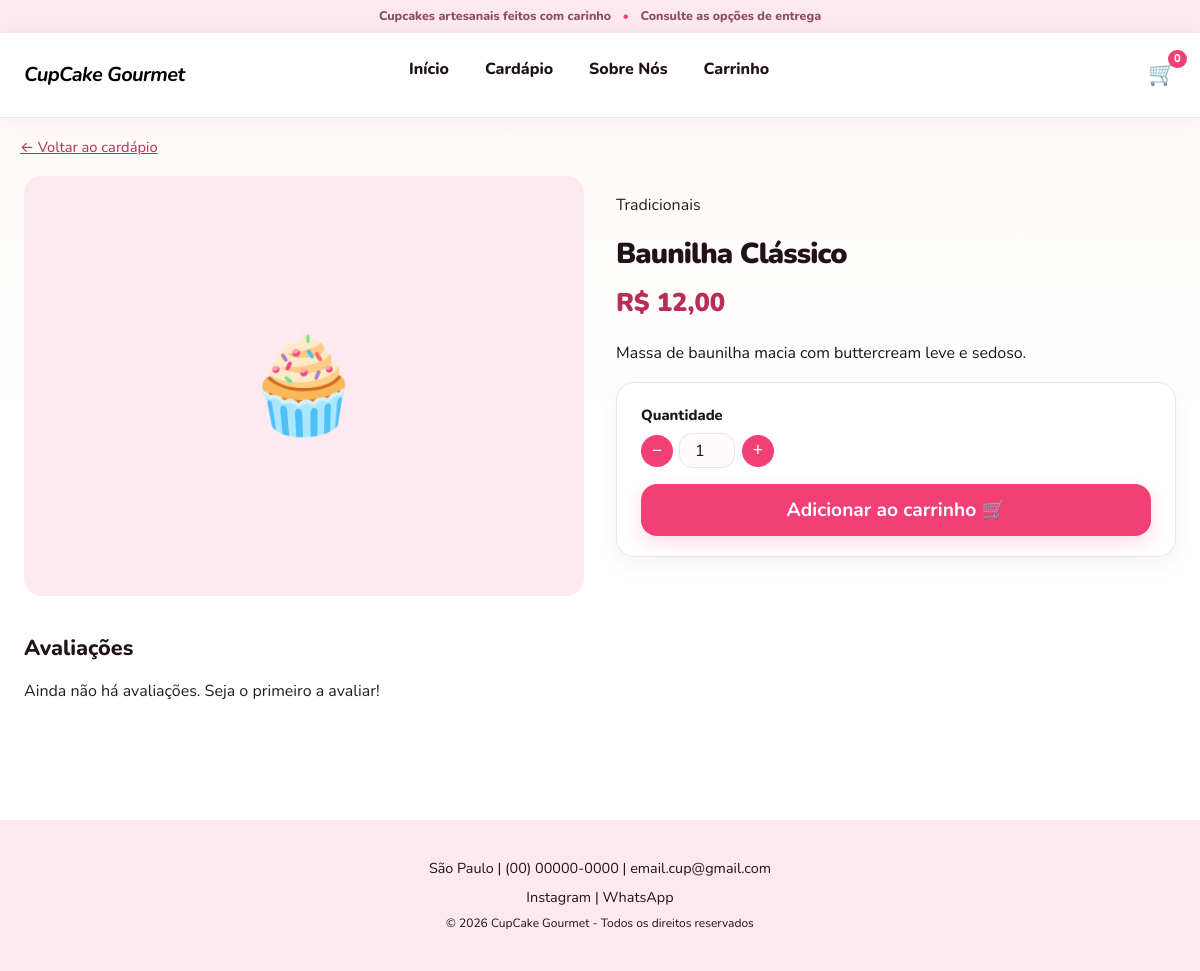
The app's page /produto/2 with its own data.
### tables this page shows
CREATE TABLE IF NOT EXISTS produto (
    id_produto INT AUTO_INCREMENT PRIMARY KEY,
    id_categoria INT NOT NULL,
    nome VARCHAR(120) NOT NULL,
    descricao TEXT,
    preco DECIMAL(10,2) NOT NULL,
    imagem_url VARCHAR(255),
    ativo BOOLEAN NOT NULL DEFAULT TRUE,
    CHECK (preco >= 0),
    FOREIGN KEY (id_categoria) REFERENCES categoria(id_categoria)
);

CREATE TABLE IF NOT EXISTS categoria (
    id_categoria INT AUTO_INCREMENT PRIMARY KEY,
    nome VARCHAR(80) NOT NULL UNIQUE
);

### app/Core/View.php (called while the page is built, shortened)
<?php
final class View
{
    public static function render(string $view, array $dados = [], int $status = 200): void
    {
        $__base = dirname(__DIR__) . '/Views/';
        $__arquivo = $__base . $view . '.php';
        extract($dados, EXTR_SKIP);
        require $__arquivo;
        $conteudo = ob_get_clean();
        require $__base . 'layout.php';
    }
}

### app/Core/Controller.php (called while the page is built, shortened)
<?php
abstract class Controller
{
    protected function view(string $view, array $dados = [], int $status = 200): void
    {
        View::render($view, $dados, $status);
    }
}

### app/Controllers/CardapioController.php (called while the page is built, shortened)
<?php
final class CardapioController extends Controller
{
    public function produto(string $id): void
    {
        $produto = Produto::buscar((int) $id);
        $this->view('produto', [
            'produto'    => $produto,
            'avaliacoes' => Avaliacao::recentes(5, (int) $produto['id_produto']),
        ]);
    }
}

### public/index.php (called while the page is built, shortened)
<?php
require __DIR__ . '/../app/autoload.php';
$router = new Router();
$router->dispatch(
    $_SERVER['REQUEST_METHOD'] ?? 'GET',
    parse_url($_SERVER['REQUEST_URI'] ?? '/', PHP_URL_PATH) ?: '/'
);

### app/autoload.php (called while the page is built, shortened)
<?php
require_once __DIR__ . '/helpers.php';
spl_autoload_register(function (string $classe): void {
    $prefixo = 'App\\';
    $relativo = substr($classe, strlen($prefixo));
    $arquivo = __DIR__ . '/' . str_replace('\\', '/', $relativo) . '.php';
});

### config/config.php (called while the page is built)
<?php
return [
    'app_name' => 'CupCake Gourmet',
    'db' => [
        'host'    => getenv('DB_HOST') ?: '127.0.0.1',
        'port'    => getenv('DB_PORT') ?: '3306',
        'name'    => getenv('DB_NAME') ?: 'cupcake_gourmet',
        'user'    => getenv('DB_USER') ?: 'root',
        'pass'    => getenv('DB_PASS') !== false ? getenv('DB_PASS') : '',
        'charset' => 'utf8mb4',
    ],
];

### app/Core/Config.php (called while the page is built, shortened)
<?php
final class Config
{
    private static ?array $dados = null;
    public static function get(string $chave): mixed
    {
        if (self::$dados === null) {
            self::$dados = require dirname(__DIR__, 2) . '/config/config.php';
        }
        return self::$dados[$chave] ?? null;
    }
}

### app/Core/Database.php (called while the page is built, shortened)
<?php
final class Database
{
    private static ?PDO $pdo = null;
    public static function conn(): PDO
    {
        if (self::$pdo === null) {
            $c = Config::get('db');
            $dsn = sprintf(
                'mysql:host=%s;port=%s;dbname=%s;charset=%s',
                $c['host'], $c['port'], $c['name'], $c['charset']
            );
            self::$pdo = new PDO($dsn, $c['user'], $c['pass'], [
                PDO::ATTR_ERRMODE            => PDO::ERRMODE_EXCEPTION,
                PDO::ATTR_DEFAULT_FETCH_MODE => PDO::FETCH_ASSOC,
                PDO::ATTR_EMULATE_PREPARES   => false,
            ]);
        }
        return self::$pdo;
    }
}

### app/Models/Produto.php (called while the page is built, shortened)
<?php
final class Produto
{
    public static function buscar(int $id): ?array
    {
        $st = Database::conn()->prepare(
            'SELECT p.*, c.nome AS categoria
               FROM produto p
               JOIN categoria c ON c.id_categoria = p.id_categoria
              WHERE p.id_produto = ? AND p.ativo = TRUE'
        );
        $st->execute([$id]);
        return $st->fetch() ?: null;
    }
}

### app/helpers.php (called while the page is built, shortened)
<?php
function e(mixed $valor): string
{
    return htmlspecialchars((string) $valor, ENT_QUOTES | ENT_SUBSTITUTE, 'UTF-8');
}
function dinheiro(float|int|string $valor): string
{
    return 'R$ ' . number_format((float) $valor, 2, ',', '.');
}
function cart_count(): int
{
    try {
        return \App\Models\Carrinho::quantidadeTotal();
    } catch (\Throwable) {
        return 0;
    }
}

### app/Models/Carrinho.php (called while the page is built, shortened)
<?php
final class Carrinho
{
    public static function id(): ?int
    {
        return isset($_SESSION['id_carrinho']) ? (int) $_SESSION['id_carrinho'] : null;
    }
    public static function quantidadeTotal(): int
    {
        $id = self::id();
        if ($id === null) {
            return 0;
        }
        $st = Database::conn()->prepare(
            'SELECT COALESCE(SUM(quantidade), 0) FROM item_carrinho WHERE id_carrinho = ?'
        );
        $st->execute([$id]);
        return (int) $st->fetchColumn();
    }
}

### app/Views/produto.php (the view, shortened to what this page needs)
<p style="padding: 0 20px;">
    <a class="link" href="/cardapio">← Voltar ao cardápio</a>
</p>
<section class="detalhe">
    <div class="detalhe-img">
        <?php if (!empty($produto['imagem_url'])): ?>
            <img src="<?= e(asset_url($produto['imagem_url'])) ?>" alt="<?= e($produto['nome']) ?>">
        <?php else: ?>
            <span class="placeholder grande" aria-hidden="true">🧁</span>
        <?php endif; ?>
    </div>
    <div>
        <p class="muted"><?= e($produto['categoria']) ?></p>
        <h1><?= e($produto['nome']) ?></h1>
        <p class="preco grande"><?= dinheiro($produto['preco']) ?></p>
        <?php if (!empty($produto['descricao'])): ?><p><?= e($produto['descricao']) ?></p><?php endif; ?>
        <form method="post" action="/carrinho/adicionar" class="formulario">
            <label>Quantidade
                <span class="qtd" data-qty>
                    <button type="button" data-minus aria-label="Diminuir">−</button>
                    <input type="number" name="quantidade" value="1" min="1" max="99" inputmode="numeric">
                    <button type="button" data-plus aria-label="Aumentar">+</button>
                </span>
            </label>
            <button class="btn btn-bloco" type="submit">Adicionar ao carrinho 🛒</button>
        </form>
    </div>
</section>
<?php include __DIR__ . '/_avaliacoes.php'; ?>

### app/Views/_avaliacoes.php (shortened to what this page needs)
<section class="avaliacoes" aria-labelledby="titulo-avaliacoes">
    <h2 id="titulo-avaliacoes">Avaliações</h2>
    <?php if (empty($avaliacoes)): ?>
        <p class="muted">Ainda não há avaliações. Seja o primeiro a avaliar!</p>
    <?php endif; ?>
</section>

### app/Core/Router.php (shortened to what this page needs)
<?php
final class Router
{
    private array $rotas = [];
    private function adicionar(string $metodo, string $padrao, array $acao): void
    {
        $regex = '#^' . preg_replace('#\{(\w+)\}#', '(?P<$1>[^/]+)', $padrao) . '$#';
        $this->rotas[] = [$metodo, $regex, $acao];
    }
    public function dispatch(string $metodo, string $caminho): void
    {
        $caminho = rtrim($caminho, '/');
        foreach ($this->rotas as [$m, $regex, $acao]) {
            if ($m !== $metodo || preg_match($regex, $caminho, $achados) !== 1) {
                continue;
            }
            $parametros = array_filter($achados, 'is_string', ARRAY_FILTER_USE_KEY);
            [$classe, $metodoAcao] = $acao;
            (new $classe())->$metodoAcao(...array_values($parametros));
            return;
        }
    }
}

### app/Views/layout.php (shortened to what this page needs)
<!DOCTYPE html>
<html lang="pt-BR">
<head>
    <link rel="stylesheet" href="/css/style.css">
</head>
<body>
    <div style="padding:6px 16px;text-align:center;background:#fce8ee;color:#8c4c61;font-size:.78rem;font-weight:800">Cupcakes artesanais feitos com carinho <span style="color:#f23f75;padding:0 8px">•</span> Consulte as opções de entrega</div>
    <header class="topo">
        <div class="topo-barra">
            <a class="logo" href="/">CupCake Gourmet</a>
            <nav class="menu" id="menu" aria-label="Menu principal">
                <a href="/">Início</a>
                <a href="/cardapio">Cardápio</a>
                <a href="/sobre">Sobre Nós</a>
                <a href="/carrinho">Carrinho</a>
            </nav>
            <a class="carrinho-link" href="/carrinho" aria-label="Carrinho de compras">🛒<span class="badge"><?= cart_count() ?></span></a>
        </div>
    </header>
    <main class="container">
        <?= $conteudo ?>
    </main>
    <footer class="rodape">
        <p>São Paulo | (00) 00000-0000 | email.cup@gmail.com</p>
        <p>Instagram | WhatsApp</p>
        <p class="pequeno">© 2026 CupCake Gourmet - Todos os direitos reservados</p>
    </footer>
</body>
</html>

### records on screen
produto: id_categoria.nome "Tradicionais", nome "Baunilha Clássico", preco "R$ 12,00", descricao "Massa de baunilha macia com buttercream leve e sedoso."
